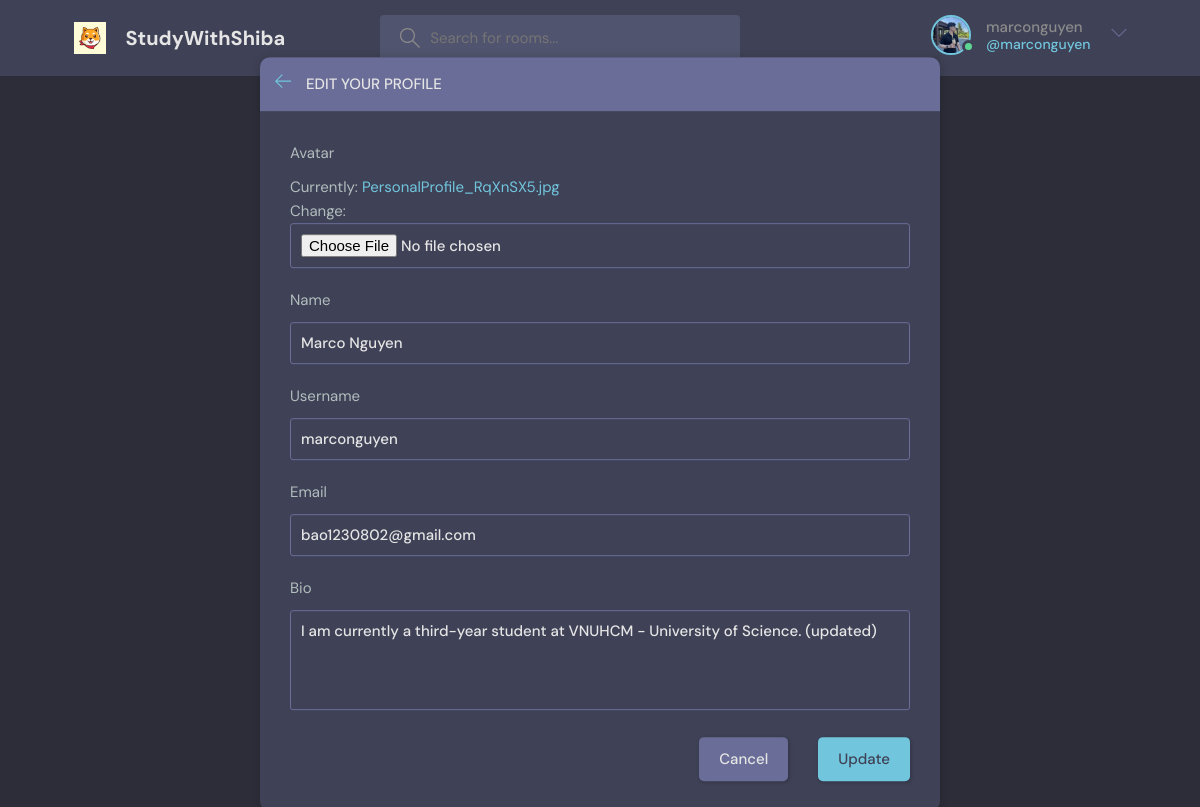
The page /update-user/ (signed in) on the database as committed earlier.
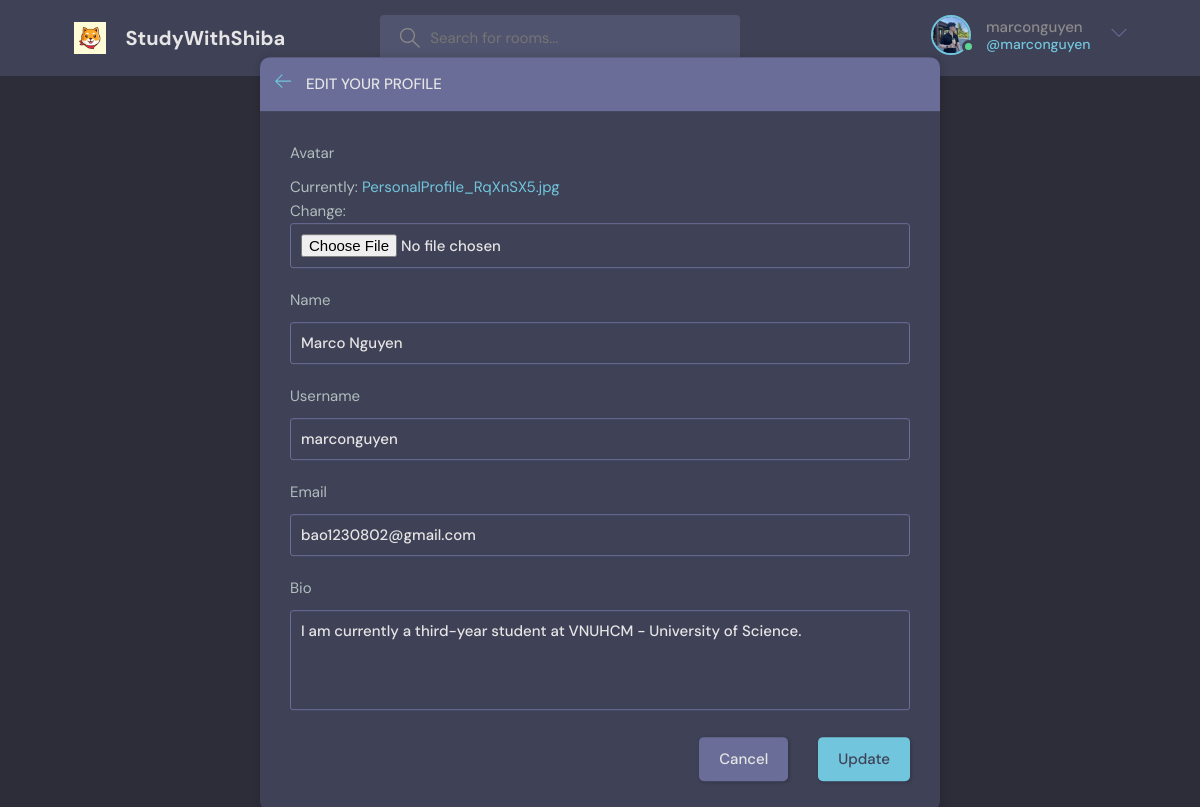
The same page on the database as committed later.
### base/models.py (models this page shows)
class User(AbstractUser):
    name = models.CharField(max_length = 200, null = True)
    email = models.EmailField(unique = True, null = True)
    bio = models.TextField(null = True)
    avatar = models.ImageField(null = True, default = "avatar.svg")
    USERNAME_FIELD = 'email'
    REQUIRED_FIELDS = []

### base/views.py (the view)
# urls.py: path('update-user/', views.updateUser, name= 'update-user'),
@login_required(login_url= 'login')
def updateUser(request):
    user = request.user
    form = UserForm(instance= user)
    if request.method == 'POST':
        form = UserForm(request.POST, request.FILES, instance= user)
        if form.is_valid():
            form.save()
            return redirect('user-profile', pk = user.id)
    return render(request, 'base/update_user.html', {'form': form})

### base/forms.py
class UserForm(ModelForm):
    class Meta:
        model = User
        fields = ['avatar', 'name', 'username', 'email', 'bio']

### base/templates/base/update_user.html (shortened to what this page needs)
{% extends 'main.html' %}
{% block content %}
<main class="update-account layout">
    <div class="container">
        <div class="layout__box">
            <div class="layout__boxHeader">
                <div class="layout__boxTitle">
                    <a href="{% url 'home' %}">
                        <svg version="1.1" xmlns="http://www.w3.org/2000/svg" width="32" height="32"
                            viewBox="0 0 32 32">
                            <title>arrow-left</title>
                            <path
                                d="M13.723 2.286l-13.723 13.714 13.719 13.714 1.616-1.611-10.96-10.96h27.625v-2.286h-27.625l10.965-10.965-1.616-1.607z">
                            </path>
                        </svg>
                    </a>
                    <h3>Edit your profile</h3>
                </div>
            </div>
            <div class="layout__body">
                <form class="form" action="" method="POST" enctype="multipart/form-data">
                    {% for field in form %}
                    <div class="form__group">
                        <label for="profile_pic">{{field.label}}</label>
                        {{field}}
                    </div>
                    {% endfor %}
                    <div class="form__action">
                        <a class="btn btn--dark" href="{% url 'user-profile' user.id %}">Cancel</a>
                        <button class="btn btn--main" type="submit">Update</button>
                    </div>
                </form>
            </div>
        </div>
    </div>
</main>
{% endblock content %}

### templates/navbar.html (shortened to what this page needs)
{% load static %}
<header class="header header--loggedIn">
    <div class="container">
    <a href="{% url 'home' %}" class="header__logo">
        <img src="{% static 'images/shiba.jpg' %}" />
        <h1>StudyWithShiba</h1>
    </a>
    <form class="header__search" method="GET" action="{%url 'home'%}">
        <label>
        <input placeholder="Search for rooms..." />
        </label>
    </form>
    <nav class="header__menu">
        {% if request.user.is_authenticated %}
        <div class="header__user">
        <a href="{% url 'user-profile' user.id %}">
            <div class="avatar avatar--medium active">
                <img src="{{request.user.avatar.url}}" />
            </div>
            <p>{{request.user.username}} <span>@{{request.user.username}}</span></p>
        </a>
        <button class="dropdown-button">
            <svg version="1.1" xmlns="http://www.w3.org/2000/svg" width="32" height="32" viewBox="0 0 32 32">
            <title>chevron-down</title>
            <path d="M16 21l-13-13h-3l16 16 16-16h-3l-13 13z"></path>
            </svg>
        </button>
        </div>
        {% else %}
        <a href="{% url 'login' %}">
            <img src="{% static 'images/avatar.svg' %}" />
            <p>Login</p>
        </a>
        {% endif %}
    </nav>
    </div>
</header>

Rows that differ between the two databases and show on the page:
changed User "marconguyen": bio "I am currently a third-year student at VNUHCM - University of Science. (updated)" → "I am currently a third-year student at VNUHCM - University of Science."
